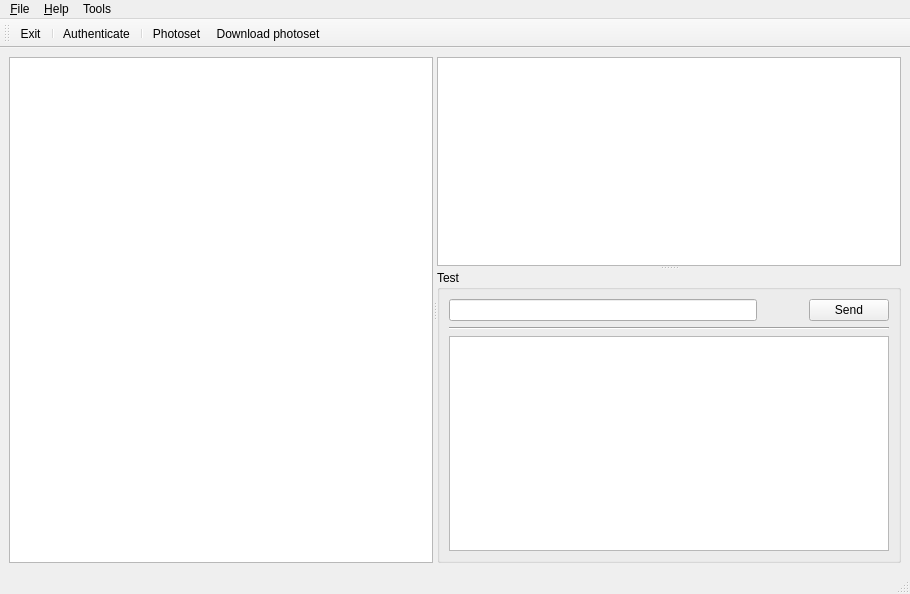
<?xml version="1.0" encoding="UTF-8"?>
<ui version="4.0">
 <class>MainWindow</class>
 <widget class="QMainWindow" name="MainWindow">
  <property name="geometry">
   <rect>
    <x>0</x>
    <y>0</y>
    <width>910</width>
    <height>594</height>
   </rect>
  </property>
  <property name="windowTitle">
   <string>Flicqr</string>
  </property>
  <widget class="QWidget" name="centralwidget">
   <layout class="QGridLayout" name="gridLayout_2">
    <item row="0" column="0">
     <widget class="QSplitter" name="verticalSplitter">
      <property name="orientation">
       <enum>Qt::Horizontal</enum>
      </property>
      <widget class="QTreeView" name="photosetsView">
       <property name="alternatingRowColors">
        <bool>true</bool>
       </property>
       <property name="rootIsDecorated">
        <bool>false</bool>
       </property>
       <property name="itemsExpandable">
        <bool>false</bool>
       </property>
      </widget>
      <widget class="QSplitter" name="splitter">
       <property name="orientation">
        <enum>Qt::Vertical</enum>
       </property>
       <widget class="QTreeView" name="photosView">
        <property name="alternatingRowColors">
         <bool>true</bool>
        </property>
        <property name="rootIsDecorated">
         <bool>false</bool>
        </property>
        <property name="itemsExpandable">
         <bool>false</bool>
        </property>
       </widget>
       <widget class="QGroupBox" name="testGroupBox">
        <property name="title">
         <string>Test</string>
        </property>
        <layout class="QGridLayout" name="gridLayout">
         <item row="0" column="1">
          <spacer name="horizontalSpacer">
           <property name="orientation">
            <enum>Qt::Horizontal</enum>
           </property>
           <property name="sizeType">
            <enum>QSizePolicy::Minimum</enum>
           </property>
           <property name="sizeHint" stdset="0">
            <size>
             <width>40</width>
             <height>20</height>
            </size>
           </property>
          </spacer>
         </item>
         <item row="1" column="0" colspan="3">
          <widget class="Line" name="line">
           <property name="orientation">
            <enum>Qt::Horizontal</enum>
           </property>
          </widget>
         </item>
         <item row="0" column="2">
          <widget class="QPushButton" name="sendPushButton">
           <property name="text">
            <string>Send</string>
           </property>
          </widget>
         </item>
         <item row="0" column="0">
          <widget class="QLineEdit" name="requestLineEdit"/>
         </item>
         <item row="2" column="0" colspan="3">
          <widget class="QTextEdit" name="responseTextEdit">
           <property name="readOnly">
            <bool>true</bool>
           </property>
          </widget>
         </item>
        </layout>
       </widget>
      </widget>
     </widget>
    </item>
   </layout>
  </widget>
  <widget class="QMenuBar" name="menubar">
   <property name="geometry">
    <rect>
     <x>0</x>
     <y>0</y>
     <width>910</width>
     <height>19</height>
    </rect>
   </property>
   <widget class="QMenu" name="menu_File">
    <property name="title">
     <string>&amp;File</string>
    </property>
    <addaction name="action_Authenticate"/>
    <addaction name="separator"/>
    <addaction name="actionE_xit"/>
   </widget>
   <widget class="QMenu" name="menu_Help">
    <property name="title">
     <string>&amp;Help</string>
    </property>
    <addaction name="action_About"/>
    <addaction name="actionAbout_Qt"/>
   </widget>
   <widget class="QMenu" name="menuTools">
    <property name="title">
     <string>Tools</string>
    </property>
    <addaction name="actionPhotosets"/>
    <addaction name="actionDownload_photoset"/>
   </widget>
   <addaction name="menu_File"/>
   <addaction name="menu_Help"/>
   <addaction name="menuTools"/>
  </widget>
  <widget class="QStatusBar" name="statusbar"/>
  <widget class="QToolBar" name="toolBar">
   <property name="windowTitle">
    <string>toolBar</string>
   </property>
   <attribute name="toolBarArea">
    <enum>TopToolBarArea</enum>
   </attribute>
   <attribute name="toolBarBreak">
    <bool>false</bool>
   </attribute>
   <addaction name="actionE_xit"/>
   <addaction name="separator"/>
   <addaction name="action_Authenticate"/>
   <addaction name="separator"/>
   <addaction name="actionPhotosets"/>
   <addaction name="actionDownload_photoset"/>
  </widget>
  <action name="actionE_xit">
   <property name="text">
    <string>E&amp;xit</string>
   </property>
   <property name="shortcut">
    <string>Ctrl+Q</string>
   </property>
  </action>
  <action name="action_About">
   <property name="text">
    <string>&amp;About</string>
   </property>
  </action>
  <action name="actionAbout_Qt">
   <property name="text">
    <string>About &amp;Qt</string>
   </property>
  </action>
  <action name="action_Authenticate">
   <property name="text">
    <string>&amp;Authenticate...</string>
   </property>
  </action>
  <action name="actionPhotosets">
   <property name="text">
    <string>Photoset</string>
   </property>
   <property name="toolTip">
    <string>Photosets</string>
   </property>
  </action>
  <action name="actionDownload_photoset">
   <property name="text">
    <string>Download photoset</string>
   </property>
  </action>
 </widget>
 <resources/>
 <connections/>
</ui>
